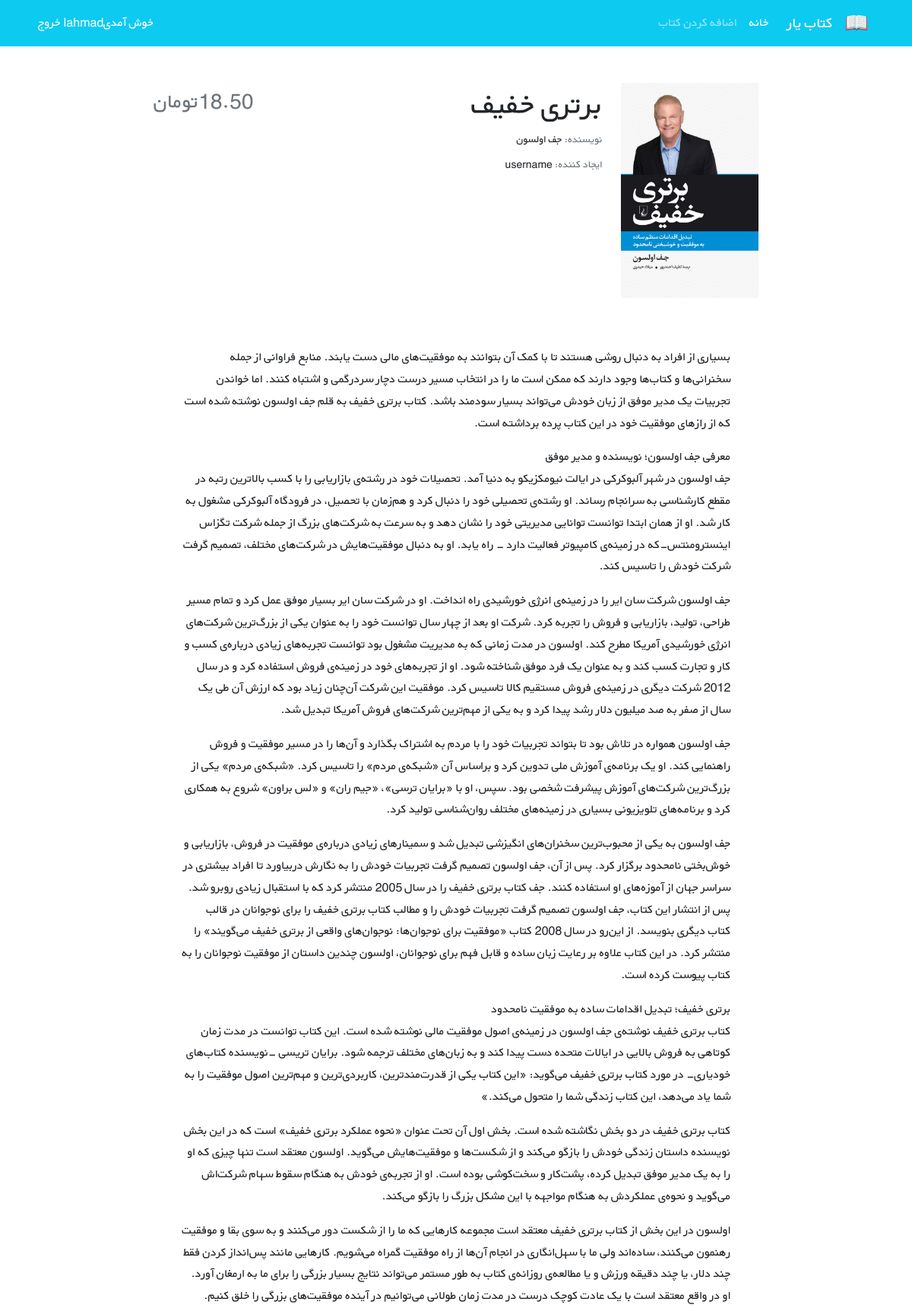
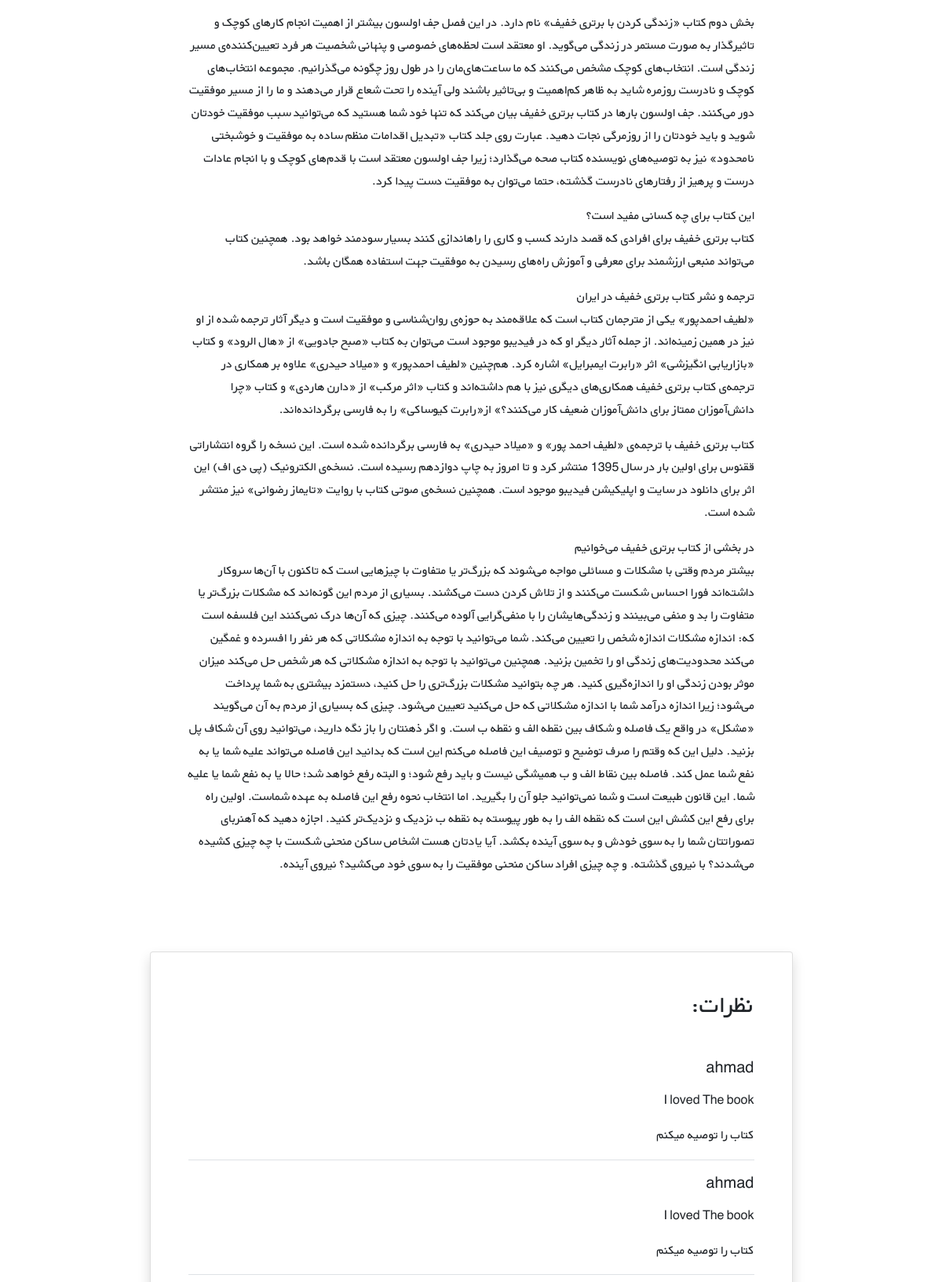
The page /books/5/ (signed in, upper part) on the database its author committed (2 pictures, top to bottom).
### accounts/models.py (models this page shows)
class CustomUser(AbstractUser):
    age = models.PositiveIntegerField(null=True, blank=True)

### books/models.py (models this page shows, shortened)
class Book(models.Model):
    creator = models.ForeignKey(get_user_model(), on_delete=models.CASCADE)
    title = models.CharField(max_length=200)
    author = models.CharField(max_length=200)
    description = models.TextField()
    price = models.DecimalField(max_digits=5, decimal_places=2)  # Money -> DecimalField
    cover = models.ImageField(upload_to='covers/', blank=True)

class Comment(models.Model):
    user = models.ForeignKey(get_user_model(), on_delete=models.CASCADE)
    book = models.ForeignKey(Book, on_delete=models.CASCADE, related_name='comments')
    date_time_created = models.DateTimeField(auto_now_add=True)
    text = models.TextField()
    is_active = models.BooleanField(default=True)
    recommend = models.BooleanField(default=True)

### books/views.py (the view)
# urls.py: path('<int:pk>/', views.book_detail_view, name='book_detail'),
@login_required
def book_detail_view(request, pk):
    book = get_object_or_404(Book, pk=pk)
    book_comments = book.comments.all()
    if request.method == 'POST':
        comment_form = CommentForm(request.POST)
        if comment_form.is_valid():
            new_comment = comment_form.save(commit=False)
            new_comment.book = book
            new_comment.user = request.user
            new_comment.save()
            comment_form = CommentForm()
    else:
        comment_form = CommentForm()
    return render(request, 'books/book_detail.html', {
        'book': book,
        'comments': book_comments,
        'comment_form': comment_form
    })

### books/templates/books/book_detail.html (shortened to what this page needs)
{% extends '_base.html' %}
{% load crispy_forms_tags %}
{% block content %}
    <div class="container mt-5" dir="rtl">
        <div class="">
            <div class="">
                <div class="d-flex justify-content-center">
                    <div class="row w-sm-75 w-100">
                        <div class="col-xs-12 col-md-3 d-flex justify-content-center">
                            <div>
                                {% if book.cover %}
                                    <img src="{{ book.cover.url }}" class="img-fluid rounded-start" alt="...">
                                {% endif %}
                            </div>
                        </div>
                        <div class="col-xs-12 col-md-6 text-center text-md-end mt-md-1 mt-4">
                            <h1>{{ book.title }}</h1>
                            <h5 class="small my-1"><span class="text-muted">نویسنده: </span>{{ book.author }}</h5>
                            <h5 class="small my-1"><span
                                    class="text-muted">ایجاد کننده: </span>{{ book.creator.username }}
                            </h5>
                        </div>
                        <div class="col-xs-12 col-md-3 d-flex flex-column">
                            <h3 class="align-self-center pt-2 text-muted align-self-md-end">
                                {{ book.price }}تومان
                            </h3>
                        </div>
                    </div>
                </div>
                <div class="d-flex justify-content-center">
                    <div class="my-3 p-5 w-sm-75 w-100">
                        {{ book.description|linebreaks }}
                    </div>
                </div>
                <div class="d-flex justify-content-center">
                    <div class="card shadow my-3 p-5 w-sm-75 w-100">
                        <h2 class="mb-5">نظرات:</h2>
                        {% for comment in comments %}
                            {% if comment.is_active %}
                                <div class="border-bottom mb-3">
                                <h5 class="mb-3">{{ comment.user.username }}</h5>
                                <p>{{ comment.text|linebreaks }}</p>
                                {% if comment.recommend %}
                                    <p>کتاب را توصیه میکنم</p>
                                {% else %}
                                    <p>کتاب را توصیه نمی کنم</p>
                                {% endif %}
                            {% endif %}
                        </div>
                        {% endfor %}
                    </div>
                </div>
            </div>
        </div>
    </div>
{% endblock %}

### templates/_base.html (shortened to what this page needs)
{% load static %}
<!DOCTYPE HTML PUBLIC "-//W3C//DTD HTML 4.01//EN" "http://www.w3.org/TR/html4/strict.dtd">
<html lang="en">
<head>
    <link href="https://cdn.jsdelivr.net/npm/bootstrap@5.1.3/dist/css/bootstrap.min.css" rel="stylesheet"
>
    <link rel="stylesheet" href="{% static 'css/style.css' %}">
</head>
<body>
<nav class="navbar navbar-expand-lg navbar-dark bg-info" dir="rtl">
    <div class="container">
        <a class="navbar-brand" href="#">
            <img src="{% static 'icons/book.png' %}" alt="" height="30"
                 class="d-inline-block align-text-top">
        </a>
        <a class="navbar-brand mx-3" href="#">کتاب یار</a>
        <div class="collapse navbar-collapse" id="navbarNavAltMarkup">
            <div class="navbar-nav">
                <a class="nav-link active" aria-current="" href="{% url 'book_list' %}">خانه</a>
                <a class="nav-link" href="{% url 'book_creation' %}">اضافه کردن کتاب</a>
            </div>
        </div>
        <div class="mx-2 text-white">
            {% if user.is_authenticated %}
                خوش آمدی{{ user.username }}|
                <a class="link-light text-decoration-none" href="{% url 'logout' %}">خروج</a>
            {% else %}
                <a class="link-light text-decoration-none" href="{% url 'login' %}">ورود</a> |
                <a class="link-light text-decoration-none" href="{% url 'signup' %}">ثبت نام</a>
            {% endif %}
        </div>
    </div>
</nav>
<div class="container">
    {% block content %}
    {% endblock content %}
</body>
</html>

### static/css/style.css (style rules this page uses)
* { font-family: 'BYekan', sans-serif; line-height: 1.8rem; }
@media (min-width: 576px) { .w-sm-75 { width: 75%!important; } }

### rows shown on the page
CustomUser: username "ahmad"
Book: cover (picture), title "برتری خفیف", author "جف اولسون", creator.username "username", price "18.50", description "بسیاری از افراد به دنبال روشی هستند تا با کمک آن بتوانند به موفقیت‌های مالی دست یابند. منابع فراوانی از جمله سخنرانی‌ها و کتاب‌ها وجود دارند که ممکن است ما را در انتخاب مسیر درست دچار سردرگمی و اشتباه کنند. اما خواندن تجربیات یک مدیر موفق از زبان خودش می‌تواند بسیار سودمند باشد. کتاب برتری خفیف به قلم جف اولسون نوشته شده است که از رازهای موفقیت خود در این کتاب پرده برداشته است. معرفی جف اولسون؛ نویسنده و مدیر موفق جف اولسون در شهر آلبوکرکی در ایالت نیومکزیکو به دنیا آمد. تحصیلات خود در رشته‌ی بازاریابی را با کسب بالاترین رتبه در مقطع کارشناسی به سرانجام رساند. او رشته‌ی تحصیلی خود را دنبال کرد و هم‌زمان با تحصیل، در فرودگاه آلبوکرکی مشغول به کار شد. او از همان ابتدا توانست توانایی مدیریتی…"
Comment: user.username "ahmad", text "I loved The book", recommend "کتاب را توصیه میکنم"
Comment: user.username "ahmad", text "I loved The book", recommend "کتاب را توصیه میکنم"
